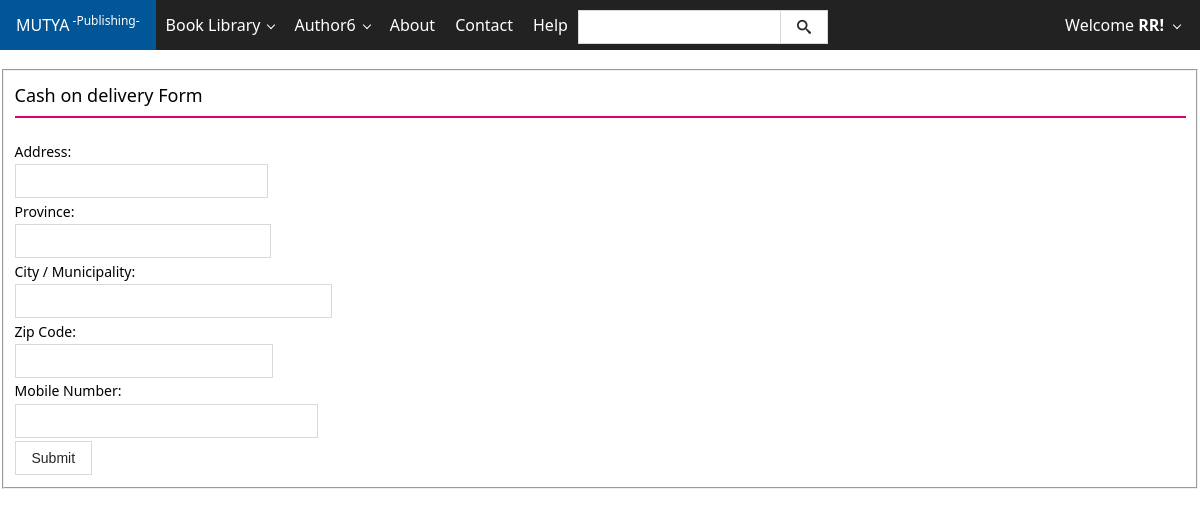
The page /codform.php (signed in) on the database as committed earlier.
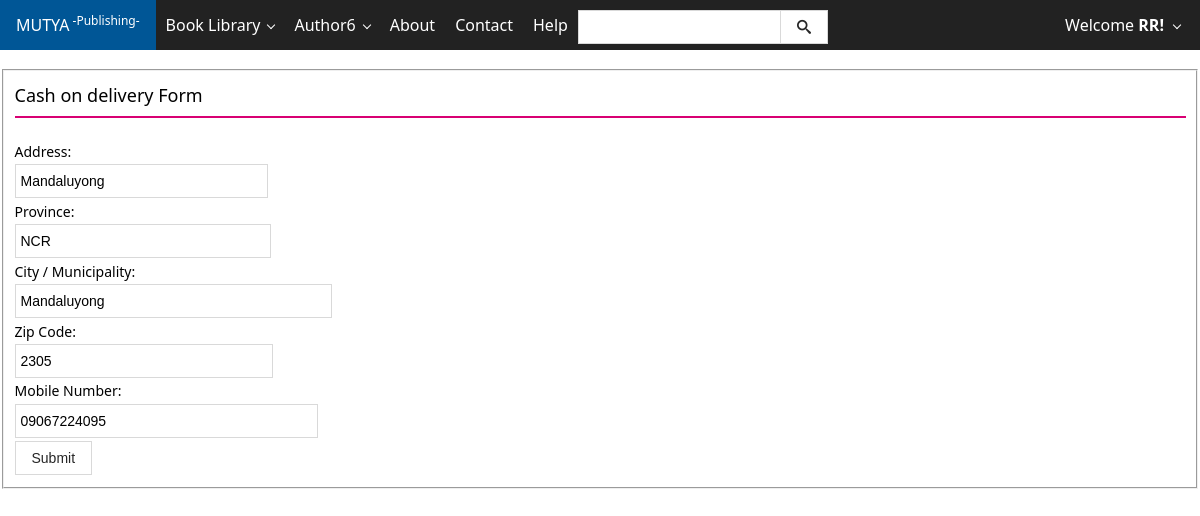
The same page on the database as committed later.
### tables this page shows
CREATE TABLE IF NOT EXISTS `cod_details` (
  `id` int(11) NOT NULL AUTO_INCREMENT,
  `user_id` int(11) NOT NULL,
  `address` varchar(255) NOT NULL,
  `province` varchar(255) NOT NULL,
  `city_municipality` varchar(255) NOT NULL,
  `zip_code` varchar(255) NOT NULL,
  `mobile_number` varchar(255) NOT NULL,
  `created_date` timestamp NOT NULL DEFAULT CURRENT_TIMESTAMP,
  PRIMARY KEY (`id`)
);

### codform.php (the view, shortened to what this page needs)
<?php
		$userid="";
			if (loggedin())
			{
				$query = mysql_query("SELECT * FROM users WHERE usn='$_SESSION[username]' ");
					while ($row = mysql_fetch_assoc($query))
					{
						$userid = $row ['id'];
					}
				}
			else
			{
			}
		$sql = mysql_query("SELECT * FROM cod_details WHERE user_id=$userid");
		while ($row = mysql_fetch_assoc($sql))
		{
			$address = @$row['address'];
			$province = @$row['province'];
			$city = @$row['city_municipality'];
			$zip = @$row['zip_code'];
			$mobile = @$row['mobile_number'];
		}
?>
<!DOCTYPE html>
<html lang="en">
<head>
</head>
<body>
	<?php include 'template/top.php'; ?>
    <?php include 'template/header.php'; ?>
		<form action="submitcod.php" method="post" enctype="multipart/form-data" style="margin-top: 69px;">
		<fieldset>
			 <div class="row cells2">
			 	<div class="cell">
					<h4>Cash on delivery Form</h4>
					 <hr class="bg-magenta">
					 		 <br/>
					<div class="form-group">
						<div class="input-control">
							<label for="product-name">Address:</label>
							<input type="text" id="product-name" value="<?php echo $address; ?>" class="input-control" name="address" required="required">
						</div>
					</div>
					<br/>
					<div class="form-group">
						<div class="input-control">
							<label for="details">Province:</label>
							<input type="text" id="details" value="<?php echo $province; ?>" class="input-control" name="province" required="required">
						</div>
					</div>
					<br/>
					<div class="form-group">
						<div class="input-control">
							<label for="genre">City / Municipality:</label>
							<input type="text" id="genre" value="<?php echo $city; ?>" class="input-control" name="city" required="required">
						</div>
					</div>
					<br/>
					<div class="form-group">
						<div class="input-control">
							<label for="price">Zip Code:</label>
							<input type="text" id="price" value="<?php echo $zip; ?>" class="input-control" name="zip" required="required">
						</div>
					</div>
					<br/>
					<div class="form-group">
						<div class="input-control">
							<label for="price">Mobile Number:</label>
							<input type="text" id="price" value="<?php echo $mobile; ?>" class="input-control" name="mobile" required="required">
						</div>
					</div>
					<br/>
					<div class="form-group">
						<input type="submit" name="submit" class="button" value="Submit">
					</div>
				</div>
			</div>
		</fieldset>
		</form>
</body>
</html>

Rows that differ between the two databases and show on the page:
added cod_details: address "Mandaluyong", province "NCR", city "Mandaluyong", zip "2305", mobile "09067224095"
